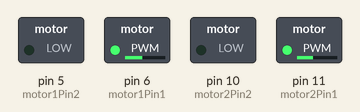
Bench run of a sketch on a simulated Arduino Uno, built with avr-gcc and run on an emulated ATmega328P. Parts: switched loads named in the sketch (green lamp = pin HIGH).

Above: at 0.1 s.
Timing chart, 0 to 1.6 s (numbered marks = the images above):
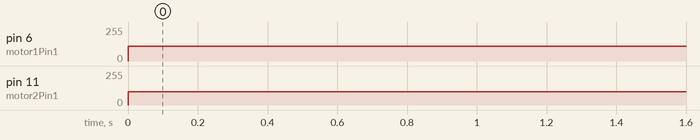

The sketch:

DC_motor_code.ino
```cpp
#include "motorMovement.h"

void setup(){
  Serial.begin(9600);
  pinMode(motor1Pin1, OUTPUT);
  pinMode(motor1Pin2, OUTPUT);
  pinMode(motor2Pin1, OUTPUT);
  pinMode(motor2Pin2, OUTPUT);
}

void loop(){

 goForward();


}
```

motorMovement.h
```cpp
#include <Arduino.h>
//Theses are the wheel functions

const int motor1Pin1 = 6;
const int motor1Pin2 = 5;
const int motor2Pin1 = 11;
const int motor2Pin2 = 10;
//const int motor1Control = 9;
//const int motor2Control = 10;

void goForward(){
  analogWrite(motor1Pin1, 110);
  digitalWrite(motor1Pin2, LOW);
  analogWrite(motor2Pin1, 100);
  digitalWrite(motor2Pin2, LOW);
}

void goBackwards(){
  analogWrite(motor1Pin2, 110);
  digitalWrite(motor1Pin1, LOW);
  analogWrite(motor2Pin2, 100);
  digitalWrite(motor2Pin1, LOW);
}

void goRight(){
  analogWrite(motor1Pin2, 110);
  digitalWrite(motor1Pin1, LOW);
  analogWrite(motor2Pin1, 100);
  analogWrite(motor2Pin2, LOW);
}

void goLeft(){
  analogWrite(motor1Pin1, 110);
  digitalWrite(motor1Pin2, LOW);
  analogWrite(motor2Pin2, 100);
  digitalWrite(motor2Pin1, LOW);
}
```

Measured:
- by itself, pin 6 (motor1Pin1): 0/255 → 110/255 at 0.00 s
- by itself, pin 11 (motor2Pin1): 0/255 → 100/255 at 0.00 s
